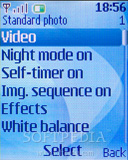
#> input picture tools/img/Nokia-GUI.jpg, 128 x 160 px; its folder holds only this picture in this run
$ python gen_fonts.py
#> lines starting #> are read from the running program, lines starting #| are printed output that depends on the picture; after the words box and inside, x2 and y2 are one past the last pixel; in counts of white or black regions, pixels touching at a corner belong together
#!/usr/bin/env python3
"""Generate the two Series 40 fonts: src/render/bigfont.inc and src/render/smallfont.inc.

Labels of the six reference screenshots (Nokia-GUI*.jpg, 128x160) are the model:

  big, bold   list items and the centre soft key   Video, Night mode on, Self-timer on,
              (cap height 11, stroke 2)             Img. sequence on, Effects, White balance,
                                                    Normal, False colours, Greyscale, Sepia,
                                                    Negative, Solarise, Auto, Daylight,
                                                    Tungsten, Fluorescent, Alarm clock,
                                                    Calendar, On, Off, Select, Menu
  small       titles, side soft keys, status text   Standard photo, Effects, White balance,
              (cap height 9, stroke 1)              Organiser, Stereo widening, Back, Go to,
                                                    Names, Silent, orange

Big font: the glyphs of those labels are cut out of the screenshots (text pixels are found
by colour, columns are split between glyphs, every line is aligned on its baseline, glyphs
seen more than once are majority-voted).  The characters the game needs but the screenshots
do not show (H M B T k w x z and the digits) are drawn here in the same geometry, as are "O" and "f",
whose cut-outs came out smeared or too thin; a few glyphs get single-pixel touch-ups (BIG_PATCH).
Small font: too small to cut out reliably, so it is drawn here from the screenshot metrics.

    python3 tools/gen_fonts.py [--preview out.png]     # needs numpy + opencv-python-headless
"""
import argparse
from pathlib import Path

import cv2
import numpy as np

ROOT = Path(__file__).resolve().parent.parent

# ── Big font ────────────────────────────────────────────────────────────────────
BIG_H = 15          # frame rows: ascender top 0, caps 1..11, baseline 11, descenders 12..14
BIG_BASE = 11

# (image suffix, list row, text, white text on the selection band?)
BIG_LINES = []
for img, rows in {"": ["Video", "Night mode on", "Self-timer on", "Img. sequence on", "Effects",
                       "White balance"],
                  "2": ["Normal", "False colours", "Greyscale", "Sepia", "Negative", "Solarise"],
                  "3": ["Auto", "Daylight", "Tungsten", "Fluorescent"],
                  "6": ["On", "Off"]}.items():
    for i, t in enumerate(rows):
        # list rows are 18 px apart, the first one starts at y=28
        BIG_LINES.append((img, 28 + 18 * i, 0, 118, t, i == 0))
BIG_LINES += [("5", 27, 34, 118, "Alarm clock", True), ("5", 63, 34, 118, "Calendar", False)]


def load(suffix):
#> called with suffix = ''
    return cv2.imread(str(ROOT / "tools" / "img" / f"Nokia-GUI{suffix}.jpg")).astype(np.int32)


def ink_mask(im, light):
#> called with light = True
    r, g = im[..., 2], im[..., 1]
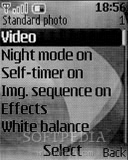
#> r: shape (160, 128) int32; min 0, max 255, mean 102
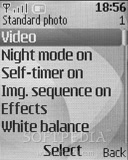
#> g: shape (160, 128) int32; min 5, max 255, mean 162.6
    return (r > 135) if light else ((r < 85) & (g < 120))
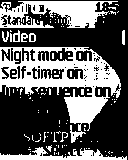
#> returned value: shape (160, 128) bool; 36.9% white; 123 white regions (113 under 20 px), largest, box (x1, y1, x2, y2) and area: (0, 47, 121, 143) 4271, (0, 1, 118, 28) 1844, (0, 147, 127, 160) 735


def runs(cols):
    out, s = [], None
    for x, v in enumerate(cols):
        if v and s is None:
            s = x
        if not v and s is not None:
            out.append((s, x))
            s = None
    if s is not None:
        out.append((s, len(cols)))
    return out


def extract_big():
    glyphs = {}
    for img, band_top, x0, x1, text, light in BIG_LINES:
        m = ink_mask(load(img), light)
        # align on the baseline: the lowest row that is still about as inky as the x-height rows
        region = m[band_top + 1:band_top + 19, x0:x1]
        prof = region.sum(1)
#> prof = 18 values, max 25 at index 5, min 0 at index 0, mean 10.5
        base = band_top + 1 + max(i for i, p in enumerate(prof) if p >= 0.5 * prof.max())
#> base = 41
        top = base - BIG_BASE
#> top = 30
        line = m[top:top + BIG_H, x0:x1]
        r = runs(line.any(0))
#> the loop in runs, `for x, v in enumerate(cols):` made 118 passes
#> v on passes 1 to 12: False, False, True, True, True, True, True, True, True, False, True, True
#> after the loop in runs, `for x, v in enumerate(cols):`: out = [(2, 9), (10, 12), (13, 20), (21, 28), (29, 36)]
#> r = [(2, 9), (10, 12), (13, 20), (21, 28), (29, 36)]
        chars = text.replace(" ", "")
        if len(r) != len(chars):
            continue            # touching letters: other lines supply these characters
        for ch, (a, b) in zip(chars, r):
            glyphs.setdefault(ch, []).append(line[:, a:b].astype(np.int32))
#> this loop made 5 passes
#> after the loop, glyphs = 5 items

    out = {}
    for ch, bs in glyphs.items():
        by_w = {}
        for b in bs:
            by_w.setdefault(b.shape[1], []).append(b)
        w = max(by_w, key=lambda k: len(by_w[k]))
        votes = np.mean(by_w[w], axis=0)
        g = votes > 0.5 if len(by_w[w]) >= 3 else votes >= 0.5
        # drop JPEG specks: pixels without a 4-neighbour
        pad = np.pad(g, 1)
        nb = pad[:-2, 1:-1] | pad[2:, 1:-1] | pad[1:-1, :-2] | pad[1:-1, 2:]
        out[ch] = g & nb
    return out


# [8 lines left out: function art, not called in this run]


# Touch-ups of cut-out glyphs: (char, row, new pixels of that row).
BIG_PATCH = [
    ("S", 12, "......."),     # three stray pixels below the baseline
    ("o", 11, ".#####."),     # stray pixel in the bottom-left corner
    ("N", 12, "........"),    # stray pixel below the baseline
    ("d", 0, ".....##"),      # missing top-right corner of the ascender
    ("d", 11, ".####.#"),     # bottom row as in "u"
]

# Characters the screenshots do not show, drawn in the big font's geometry (top row, rows).
BIG_EXTRA = {
    "O": (1, [".######."] + ["##....##"] * 9 + [".######."]),   # the cut-out one is smeared
    # the cut-out "f" is only 1 px thick; this is the one in "Effects" (Nokia-GUI.jpg)
    "f": (0, ["..###", ".##..", ".##..", "#####"] + [".##.."] * 8),
    "H": (1, ["##....##"] * 5 + ["########"] * 2 + ["##....##"] * 4),
    "M": (1, ["##.....##", "###...###", "###...###", "##.#.#.##", "##.#.#.##", "##..#..##",
              "##..#..##", "##.....##", "##.....##", "##.....##", "##.....##"]),
    "B": (1, ["######.", "##...##", "##...##", "##...##", "##...##", "######.", "##...##",
              "##...##", "##...##", "##...##", "######."]),
    "T": (1, ["######"] + ["..##.."] * 10),
    "k": (0, ["##.....", "##.....", "##.....", "##...##", "##..##.", "##.##..", "####...",
              "####...", "##.##..", "##..##.", "##...##", "##...##"]),
    "w": (3, ["##..##..##"] * 7 + [".########.", "..##..##.."]),
    "x": (3, ["##...##", "##...##", ".##.##.", "..###..", "..###..", "..###..", ".##.##.",
              "##...##", "##...##"]),
    "z": (3, ["#######", ".....##", "....##.", "...##..", "..##...", ".##....", "##.....",
              "##.....", "#######"]),
    "0": (1, [".#####.", "##...##", "##...##", "##...##", "##...##", "##...##", "##...##",
              "##...##", "##...##", "##...##", ".#####."]),
    "1": (1, ["..##", ".###", "####", "..##", "..##", "..##", "..##", "..##", "..##", "..##",
              "..##"]),
    "2": (1, [".#####.", "##...##", ".....##", ".....##", "....##.", "...##..", "..##...",
              ".##....", "##.....", "##.....", "#######"]),
    "3": (1, [".#####.", "##...##", ".....##", ".....##", "..####.", ".....##", ".....##",
              ".....##", ".....##", "##...##", ".#####."]),
    "4": (1, ["....##.", "...###.", "..####.", ".##.##.", "##..##.", "#######", "....##.",
              "....##.", "....##.", "....##.", "....##."]),
    "5": (1, ["#######", "##.....", "##.....", "######.", ".....##", ".....##", ".....##",
              ".....##", ".....##", "##...##", ".#####."]),
    "6": (1, [".#####.", "##.....", "##.....", "######.", "##...##", "##...##", "##...##",
              "##...##", "##...##", "##...##", ".#####."]),
    "7": (1, ["#######", ".....##", ".....##", "....##.", "....##.", "...##..", "...##..",
              "..##...", "..##...", "..##...", "..##..."]),
    "8": (1, [".#####.", "##...##", "##...##", "##...##", ".#####.", "##...##", "##...##",
              "##...##", "##...##", "##...##", ".#####."]),
    "9": (1, [".#####.", "##...##", "##...##", "##...##", ".######", ".....##", ".....##",
              ".....##", ".....##", "##...##", ".#####."]),
}

# ── Small font ──────────────────────────────────────────────────────────────────
SMALL_H = 13        # ascender top 0, caps 1..9, x-height 3..9, baseline 9, descenders 10..12

SMALL = {
    "A": (1, [".###.", "#...#", "#...#", "#...#", "#####", "#...#", "#...#", "#...#", "#...#"]),
    "B": (1, ["####.", "#...#", "#...#", "#...#", "####.", "#...#", "#...#", "#...#", "####."]),
    "C": (1, [".####", "#....", "#....", "#....", "#....", "#....", "#....", "#....", ".####"]),
    "D": (1, ["####.", "#...#", "#...#", "#...#", "#...#", "#...#", "#...#", "#...#", "####."]),
    "E": (1, ["#####", "#....", "#....", "#....", "####.", "#....", "#....", "#....", "#####"]),
    "F": (1, ["#####", "#....", "#....", "#....", "####.", "#....", "#....", "#....", "#...."]),
    "G": (1, [".####", "#....", "#....", "#....", "#.###", "#...#", "#...#", "#...#", ".###."]),
    "H": (1, ["#...#"] * 4 + ["#####"] + ["#...#"] * 4),
    "I": (1, ["###"] + [".#."] * 7 + ["###"]),
    "J": (1, ["....#"] * 6 + ["#...#", "#...#", ".###."]),
    "K": (1, ["#...#", "#..#.", "#.#..", "##...", "#....", "##...", "#.#..", "#..#.", "#...#"]),
    "L": (1, ["#...."] * 8 + ["#####"]),
    "M": (1, ["#...#", "##.##", "#.#.#", "#.#.#", "#...#", "#...#", "#...#", "#...#", "#...#"]),
    "N": (1, ["#...#", "##..#", "##..#", "#.#.#", "#.#.#", "#..##", "#..##", "#...#", "#...#"]),
    "O": (1, [".###."] + ["#...#"] * 7 + [".###."]),
    "P": (1, ["####.", "#...#", "#...#", "#...#", "####.", "#....", "#....", "#....", "#...."]),
    "Q": (1, [".###.", "#...#", "#...#", "#...#", "#...#", "#...#", "#.#.#", "#..#.", ".##.#"]),
    "R": (1, ["####.", "#...#", "#...#", "#...#", "####.", "#.#..", "#..#.", "#...#", "#...#"]),
    "S": (1, [".####", "#....", "#....", ".###.", "....#", "....#", "....#", "....#", "####."]),
    "T": (1, ["#####"] + ["..#.."] * 8),
    "U": (1, ["#...#"] * 8 + [".###."]),
    "V": (1, ["#...#"] * 6 + [".#.#.", ".#.#.", "..#.."]),
    "W": (1, ["#...#"] * 6 + ["#.#.#", "#.#.#", ".#.#."]),
    "X": (1, ["#...#", "#...#", ".#.#.", ".#.#.", "..#..", ".#.#.", ".#.#.", "#...#", "#...#"]),
    "Y": (1, ["#...#", "#...#", ".#.#.", ".#.#.", "..#..", "..#..", "..#..", "..#..", "..#.."]),
    "Z": (1, ["#####", "....#", "....#", "...#.", "..#..", ".#...", "#....", "#....", "#####"]),
    "a": (3, [".##.", "...#", ".###", "#..#", "#..#", "#..#", ".###"]),
    "b": (0, ["#...", "#...", "#...", "###.", "#..#", "#..#", "#..#", "#..#", "#..#", "###."]),
    "c": (3, [".###", "#...", "#...", "#...", "#...", "#...", ".###"]),
    "d": (0, ["...#", "...#", "...#", ".###", "#..#", "#..#", "#..#", "#..#", "#..#", ".###"]),
    "e": (3, [".##.", "#..#", "#..#", "####", "#...", "#...", ".###"]),
    "f": (0, [".##", "#..", "#..", "###", "#..", "#..", "#..", "#..", "#..", "#.."]),
    "g": (3, [".###", "#..#", "#..#", "#..#", "#..#", "#..#", ".###", "...#", "...#", "###."]),
    "h": (0, ["#...", "#...", "#...", "###.", "#..#", "#..#", "#..#", "#..#", "#..#", "#..#"]),
    "i": (1, ["#", ".", "#", "#", "#", "#", "#", "#", "#"]),
    "j": (1, [".#", "..", ".#", ".#", ".#", ".#", ".#", ".#", ".#", "##"]),
    "k": (0, ["#...", "#...", "#...", "#..#", "#.#.", "##..", "##..", "#.#.", "#..#", "#..#"]),
    "l": (0, ["#"] * 10),
    "m": (3, ["##.#.", "#.#.#", "#.#.#", "#.#.#", "#.#.#", "#.#.#", "#.#.#"]),
    "n": (3, ["###.", "#..#", "#..#", "#..#", "#..#", "#..#", "#..#"]),
    "o": (3, [".##.", "#..#", "#..#", "#..#", "#..#", "#..#", ".##."]),
    "p": (3, ["###.", "#..#", "#..#", "#..#", "#..#", "#..#", "###.", "#...", "#...", "#..."]),
    "q": (3, [".###", "#..#", "#..#", "#..#", "#..#", "#..#", ".###", "...#", "...#", "...#"]),
    "r": (3, ["#.#", "##.", "#..", "#..", "#..", "#..", "#.."]),
    "s": (3, [".###", "#...", "#...", ".##.", "...#", "...#", "###."]),
    "t": (1, [".#.", ".#.", "###", ".#.", ".#.", ".#.", ".#.", ".#.", ".##"]),
    "u": (3, ["#..#"] * 6 + [".###"]),
    "v": (3, ["#...#"] * 4 + [".#.#.", ".#.#.", "..#.."]),
    "w": (3, ["#...#"] * 4 + ["#.#.#", "#.#.#", ".#.#."]),
    "x": (3, ["#...#", "#...#", ".#.#.", "..#..", ".#.#.", "#...#", "#...#"]),
    "y": (3, ["#..#"] * 6 + [".###", "...#", "...#", "###."]),
    "z": (3, ["####", "...#", "..#.", ".#..", "#...", "#...", "####"]),
    "0": (1, [".###.", "#...#", "#..##", "#.#.#", "#.#.#", "##..#", "#...#", "#...#", ".###."]),
    "1": (1, [".#.", "##.", ".#.", ".#.", ".#.", ".#.", ".#.", ".#.", "###"]),
    "2": (1, [".###.", "#...#", "....#", "....#", "...#.", "..#..", ".#...", "#....", "#####"]),
    "3": (1, [".###.", "#...#", "....#", "....#", "..##.", "....#", "....#", "#...#", ".###."]),
    "4": (1, ["...#.", "..##.", ".#.#.", "#..#.", "#####", "...#.", "...#.", "...#.", "...#."]),
    "5": (1, ["#####", "#....", "#....", "####.", "....#", "....#", "....#", "#...#", ".###."]),
    "6": (1, [".###.", "#....", "#....", "####.", "#...#", "#...#", "#...#", "#...#", ".###."]),
    "7": (1, ["#####", "....#", "....#", "...#.", "...#.", "..#..", "..#..", "..#..", "..#.."]),
    "8": (1, [".###.", "#...#", "#...#", "#...#", ".###.", "#...#", "#...#", "#...#", ".###."]),
    "9": (1, [".###.", "#...#", "#...#", "#...#", ".####", "....#", "....#", "....#", ".###."]),
    ".": (8, ["##", "##"]),
    ",": (8, ["##", "##", "#."]),
    "-": (5, ["###"]),
    ":": (4, ["#", ".", ".", ".", "#"]),
    "/": (1, ["...#", "...#", "..#.", "..#.", "..#.", ".#..", ".#..", "#...", "#..."]),
}


def pack(a):
    """One row of a boolean array -> bits, leftmost pixel in the most significant bit."""
    return [int("".join("1" if v else "0" for v in row), 2) for row in a]


# [55 lines left out: functions write_inc, preview, not called in this run]


def main():
    ap = argparse.ArgumentParser(description=__doc__, formatter_class=argparse.RawDescriptionHelpFormatter)
    ap.add_argument("--preview", help="write a PNG showing sample labels in both fonts")
    args = ap.parse_args()

    big = extract_big()
    seen = "".join(sorted(big))
    for ch, (top, rows) in BIG_EXTRA.items():
        big[ch] = art(top, rows, BIG_H)
    for ch, row, pixels in BIG_PATCH:
        assert len(pixels) == big[ch].shape[1], (ch, pixels)
        big[ch][row] = [c == "#" for c in pixels]
    for ch, g in big.items():
        assert g.shape[0] == BIG_H
    small = {ch: art(top, rows, SMALL_H) for ch, (top, rows) in SMALL.items()}

    write_inc("BIG", BIG_H, big.keys(), big, "uint16_t", "bold list font, 15 rows, rows are bitmaps")
    order = write_inc("SMALL", SMALL_H, small.keys(), small, "uint8_t", "small font, 13 rows")
    print("big   cut from the screenshots:", "".join(c for c in seen if c not in BIG_EXTRA))
    print("big   drawn:", "".join(sorted(BIG_EXTRA)))
    print("small drawn:", "".join(order))
    if args.preview:
        preview(big, small, args.preview)


if __name__ == "__main__":
#> (the run stopped early here; a loop or call above may not have finished)
